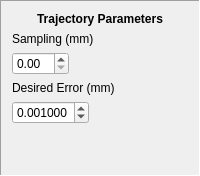
                      <widget class="QFrame" name="frame_2">
                       <property name="frameShape">
                        <enum>QFrame::Panel</enum>
                       </property>
                       <property name="frameShadow">
                        <enum>QFrame::Sunken</enum>
                       </property>
                       <layout class="QVBoxLayout" name="verticalLayout_11">
                        <item>
                         <widget class="QLabel" name="label_5">
                          <property name="font">
                           <font>
                            <weight>75</weight>
                            <bold>true</bold>
                           </font>
                          </property>
                          <property name="text">
                           <string>Trajectory Parameters</string>
                          </property>
                          <property name="alignment">
                           <set>Qt::AlignCenter</set>
                          </property>
                         </widget>
                        </item>
                        <item>
                         <layout class="QVBoxLayout" name="verticalLayout_14">
                          <item>
                           <widget class="QLabel" name="label_7">
                            <property name="text">
                             <string>Sampling (mm)</string>
                            </property>
                           </widget>
                          </item>
                          <item>
                           <layout class="QFormLayout" name="formLayout_6">
                            <item row="0" column="0">
                             <widget class="QDoubleSpinBox" name="doubleSpinBox_SamplingTime"/>
                            </item>
                            <item row="0" column="1">
                             <widget class="QwtSlider" name="Slider_SamplingTime"/>
                            </item>
                           </layout>
                          </item>
                         </layout>
                        </item>
                        <item>
                         <layout class="QVBoxLayout" name="verticalLayout_34">
                          <item>
                           <widget class="QLabel" name="label_29">
                            <property name="text">
                             <string>Desired Error (mm)</string>
                            </property>
                           </widget>
                          </item>
                          <item>
                           <layout class="QFormLayout" name="formLayout_15">
                            <item row="0" column="0">
                             <widget class="QDoubleSpinBox" name="doubleSpinBox_DesError">
                              <property name="decimals">
                               <number>6</number>
                              </property>
                              <property name="maximum">
                               <double>0.010000000000000</double>
                              </property>
                              <property name="singleStep">
                               <double>0.000001000000000</double>
                              </property>
                              <property name="value">
                               <double>0.001000000000000</double>
                              </property>
                             </widget>
                            </item>
                            <item row="0" column="1">
                             <widget class="QwtSlider" name="Slider_desError"/>
                            </item>
                           </layout>
                          </item>
                         </layout>
                        </item>
                        <item>
                         <spacer name="verticalSpacer_2">
                          <property name="orientation">
                           <enum>Qt::Vertical</enum>
                          </property>
                          <property name="sizeHint" stdset="0">
                           <size>
                            <width>20</width>
                            <height>40</height>
                           </size>
                          </property>
                         </spacer>
                        </item>
                       </layout>
                      </widget>
